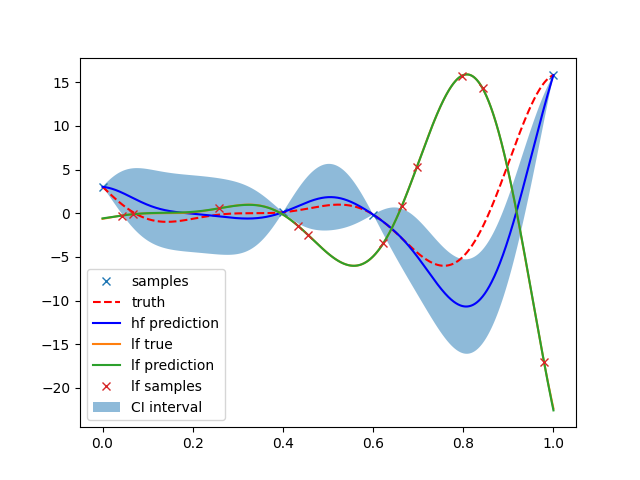

Recreate this plot in Python.
import matplotlib.pyplot as plt
import numpy as np
from mfpml.design_of_experiment.multifidelity_samplers import MFSobolSequence
from mfpml.models.kernels import RBF
from mfpml.problems.multifidelity_functions import Forrester_1c

from rbfgp import RBFboostedGP

# define function
func = Forrester_1c()

# define sampler
sampler = MFSobolSequence(design_space=func.design_space, seed=1)
sample_x = sampler.get_samples(num_hf_samples=4, num_lf_samples=11)
# update sample_x['hf']
sample_x['hf'] = np.array([0.0, 0.4, 0.6, 1.0]).reshape((-1, 1))

# get response
sample_y = func(sample_x)
# generate test samples
test_x = np.linspace(0, 1, 1000).reshape(-1, 1)
test_hy = func.hf(test_x)
test_ly = func.lf(test_x)

# define kernel
kernel = RBF(theta=np.zeros(1), bounds=[-2, 2])
model = RBFboostedGP(design_space=func.input_domain, kernel=kernel)
model.train(samples=sample_x, responses=sample_y)
pred_y, pred_std = model.predict(x_predict=test_x, return_std=True)
# get prediction of low fidelity
pred_ly = model.predict_lf(test_xl=test_x)
print(model.beta)
print(model.kernel.param)
# plot
fig, ax = plt.subplots()
ax.plot(sample_x['hf'], sample_y['hf'], 'x', label='samples')
ax.plot(test_x, test_hy, 'r--', label='truth')
ax.plot(test_x, pred_y, 'b-', label='hf prediction')
ax.plot(test_x, test_ly, label='lf true')
ax.plot(test_x, pred_ly, label='lf prediction')
ax.plot(sample_x['lf'], sample_y['lf'], 'x', label='lf samples')
ax.fill_between(test_x.flatten(),
                (pred_y-2*pred_std).flatten(),
                (pred_y+2*pred_std).flatten(),
                alpha=0.5, label='CI interval')
plt.legend()
plt.savefig('test_idea.png')
plt.show()
